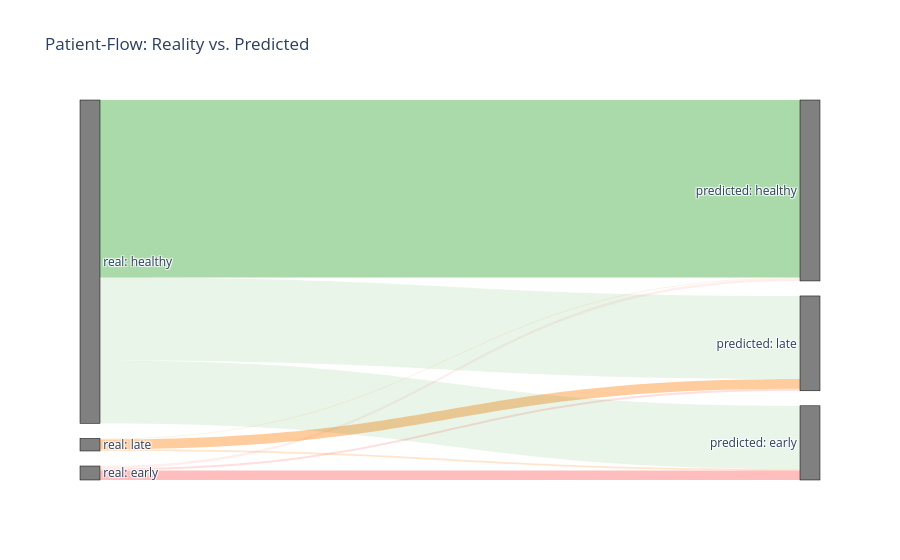

The cell this chart's notebook holds for it:
### Code cell
import plotly.graph_objects as go

# Daten aus deiner Confusion Matrix extrahieren
# Reihenfolge: [Früh, Spät, Gesund]

if sample: 
    X_val = X_val_sample
    y_val = y_val_sample
else: 
    X_val = X_val
    y_val = y_val

cm = confusion_matrix(y_val, y_val_pred)

# Labels für die Knoten
label_list = [
    "real: early", "real: late", "real: healthy", # Quellen (Links)
    "predicted: early", "predicted: late", "predicted: healthy" # Ziele (Rechts)
]

# Definition der Flüsse (Sankey-Struktur)
source = [0, 0, 0, 1, 1, 1, 2, 2, 2] # Index der Quellen
target = [3, 4, 5, 3, 4, 5, 3, 4, 5] # Index der Ziele
value = cm.flatten() # Die Zahlen aus deiner Matrix

# Farben definieren (Grün für korrekt, Rot für Fehler)
color_link = [
    'rgba(255, 90, 90, 0.4)', 'rgba(255, 90, 90, 0.2)', 'rgba(255, 90, 90, 0.1)', # Von Früh
    'rgba(255, 127, 14, 0.2)', 'rgba(255, 127, 14, 0.4)', 'rgba(255, 127, 14, 0.1)', # Von Spät
    'rgba(44, 160, 44, 0.1)', 'rgba(44, 160, 44, 0.1)', 'rgba(44, 160, 44, 0.4)'    # Von Gesund
]

fig = go.Figure(data=[go.Sankey(
    node = dict(
      pad = 15, thickness = 20, line = dict(color = "black", width = 0.5),
      label = label_list, color = "grey"
    ),
    link = dict(
      source = source, target = target, value = value, color = color_link
  ))])

fig.update_layout(title_text="Patient-Flow: Reality vs. Predicted", font_size=12)
fig.show()

### Figure 1 — Plotly figure (JSON) as saved in the notebook; plotly's stock layout.template omitted (floating-point values rounded to 4 significant figures)
{"data": [{"link": {"color": ["rgba(255, 90, 90, 0.4)", "rgba(255, 90, 90, 0.2)", "rgba(255, 90, 90, 0.1)", "rgba(255, 127, 14, 0.2)", "rgba(255, 127, 14, 0.4)", "rgba(255, 127, 14, 0.1)", "rgba(44, 160, 44, 0.1)", "rgba(44, 160, 44, 0.1)", "rgba(44, 160, 44, 0.4)"], "source": [0, 0, 0, 1, 1, 1, 2, 2, 2], "target": [3, 4, 5, 3, 4, 5, 3, 4, 5], "value": [27, 6, 7, 5, 28, 3, 180, 237, 507]}, "node": {"color": "grey", "label": ["real: early", "real: late", "real: healthy", "predicted: early", "predicted: late", "predicted: healthy"], "line": {"color": "black", "width": 0.5}, "pad": 15, "thickness": 20}, "type": "sankey"}], "layout": {"font": {"size": 12}, "title": {"text": "Patient-Flow: Reality vs. Predicted"}}}
